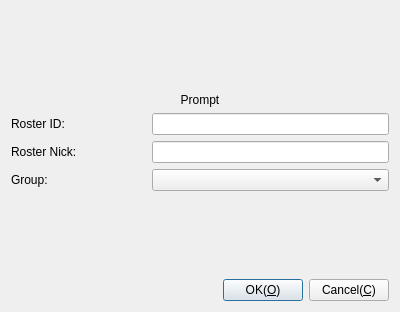
<?xml version="1.0" encoding="UTF-8"?>
<ui version="4.0">
 <class>CDlgAddRoster</class>
 <widget class="QDialog" name="CDlgAddRoster">
  <property name="geometry">
   <rect>
    <x>0</x>
    <y>0</y>
    <width>400</width>
    <height>312</height>
   </rect>
  </property>
  <property name="minimumSize">
   <size>
    <width>0</width>
    <height>0</height>
   </size>
  </property>
  <property name="maximumSize">
   <size>
    <width>16777215</width>
    <height>16777215</height>
   </size>
  </property>
  <property name="windowTitle">
   <string>Add Roster</string>
  </property>
  <property name="windowIcon">
   <iconset resource="../../../Resource/Resource.qrc">
    <normaloff>:/icon/AppIcon</normaloff>:/icon/AppIcon</iconset>
  </property>
  <layout class="QGridLayout" name="gridLayout">
   <item row="0" column="0">
    <spacer name="verticalSpacer">
     <property name="orientation">
      <enum>Qt::Vertical</enum>
     </property>
     <property name="sizeHint" stdset="0">
      <size>
       <width>20</width>
       <height>74</height>
      </size>
     </property>
    </spacer>
   </item>
   <item row="1" column="0" colspan="2">
    <widget class="QLabel" name="lbPrompt">
     <property name="sizePolicy">
      <sizepolicy hsizetype="Preferred" vsizetype="Preferred">
       <horstretch>0</horstretch>
       <verstretch>0</verstretch>
      </sizepolicy>
     </property>
     <property name="minimumSize">
      <size>
       <width>0</width>
       <height>0</height>
      </size>
     </property>
     <property name="maximumSize">
      <size>
       <width>16777215</width>
       <height>16777215</height>
      </size>
     </property>
     <property name="text">
      <string>Prompt</string>
     </property>
     <property name="alignment">
      <set>Qt::AlignCenter</set>
     </property>
    </widget>
   </item>
   <item row="2" column="0" colspan="2">
    <layout class="QHBoxLayout" name="horizontalLayout">
     <item>
      <widget class="QLabel" name="label">
       <property name="sizePolicy">
        <sizepolicy hsizetype="Preferred" vsizetype="Preferred">
         <horstretch>1</horstretch>
         <verstretch>0</verstretch>
        </sizepolicy>
       </property>
       <property name="minimumSize">
        <size>
         <width>135</width>
         <height>0</height>
        </size>
       </property>
       <property name="maximumSize">
        <size>
         <width>16777215</width>
         <height>16777215</height>
        </size>
       </property>
       <property name="text">
        <string>Roster ID:</string>
       </property>
      </widget>
     </item>
     <item>
      <widget class="QLineEdit" name="txtJID">
       <property name="sizePolicy">
        <sizepolicy hsizetype="Preferred" vsizetype="Preferred">
         <horstretch>3</horstretch>
         <verstretch>0</verstretch>
        </sizepolicy>
       </property>
       <property name="minimumSize">
        <size>
         <width>0</width>
         <height>0</height>
        </size>
       </property>
       <property name="maximumSize">
        <size>
         <width>16777215</width>
         <height>16777215</height>
        </size>
       </property>
      </widget>
     </item>
    </layout>
   </item>
   <item row="3" column="0" colspan="2">
    <layout class="QHBoxLayout" name="horizontalLayout_4">
     <item>
      <widget class="QLabel" name="label_2">
       <property name="sizePolicy">
        <sizepolicy hsizetype="Preferred" vsizetype="Preferred">
         <horstretch>1</horstretch>
         <verstretch>0</verstretch>
        </sizepolicy>
       </property>
       <property name="minimumSize">
        <size>
         <width>135</width>
         <height>0</height>
        </size>
       </property>
       <property name="maximumSize">
        <size>
         <width>16777215</width>
         <height>16777215</height>
        </size>
       </property>
       <property name="text">
        <string>Roster Nick:</string>
       </property>
      </widget>
     </item>
     <item>
      <widget class="QLineEdit" name="txtNick">
       <property name="sizePolicy">
        <sizepolicy hsizetype="Preferred" vsizetype="Preferred">
         <horstretch>3</horstretch>
         <verstretch>0</verstretch>
        </sizepolicy>
       </property>
       <property name="minimumSize">
        <size>
         <width>0</width>
         <height>0</height>
        </size>
       </property>
       <property name="maximumSize">
        <size>
         <width>16777215</width>
         <height>16777215</height>
        </size>
       </property>
      </widget>
     </item>
    </layout>
   </item>
   <item row="4" column="0" colspan="2">
    <layout class="QHBoxLayout" name="horizontalLayout_2">
     <item>
      <widget class="QLabel" name="label_3">
       <property name="sizePolicy">
        <sizepolicy hsizetype="Preferred" vsizetype="Preferred">
         <horstretch>1</horstretch>
         <verstretch>0</verstretch>
        </sizepolicy>
       </property>
       <property name="minimumSize">
        <size>
         <width>135</width>
         <height>0</height>
        </size>
       </property>
       <property name="maximumSize">
        <size>
         <width>16777215</width>
         <height>16777215</height>
        </size>
       </property>
       <property name="text">
        <string>Group:</string>
       </property>
      </widget>
     </item>
     <item>
      <widget class="QComboBox" name="txtGroup">
       <property name="sizePolicy">
        <sizepolicy hsizetype="Preferred" vsizetype="Preferred">
         <horstretch>3</horstretch>
         <verstretch>0</verstretch>
        </sizepolicy>
       </property>
       <property name="minimumSize">
        <size>
         <width>0</width>
         <height>0</height>
        </size>
       </property>
      </widget>
     </item>
    </layout>
   </item>
   <item row="5" column="1">
    <spacer name="verticalSpacer_2">
     <property name="orientation">
      <enum>Qt::Vertical</enum>
     </property>
     <property name="sizeHint" stdset="0">
      <size>
       <width>20</width>
       <height>74</height>
      </size>
     </property>
    </spacer>
   </item>
   <item row="6" column="0" colspan="2">
    <layout class="QHBoxLayout" name="horizontalLayout_3">
     <item>
      <spacer name="horizontalSpacer">
       <property name="orientation">
        <enum>Qt::Horizontal</enum>
       </property>
       <property name="sizeHint" stdset="0">
        <size>
         <width>40</width>
         <height>20</height>
        </size>
       </property>
      </spacer>
     </item>
     <item>
      <widget class="QPushButton" name="pbOk">
       <property name="sizePolicy">
        <sizepolicy hsizetype="Preferred" vsizetype="Preferred">
         <horstretch>0</horstretch>
         <verstretch>0</verstretch>
        </sizepolicy>
       </property>
       <property name="minimumSize">
        <size>
         <width>0</width>
         <height>0</height>
        </size>
       </property>
       <property name="toolTip">
        <string>Ok</string>
       </property>
       <property name="text">
        <string>OK(&amp;O)</string>
       </property>
       <property name="icon">
        <iconset resource="../../../Resource/Resource.qrc">
         <normaloff>:/icon/Accept</normaloff>:/icon/Accept</iconset>
       </property>
      </widget>
     </item>
     <item>
      <widget class="QPushButton" name="pbCancel">
       <property name="sizePolicy">
        <sizepolicy hsizetype="Preferred" vsizetype="Preferred">
         <horstretch>0</horstretch>
         <verstretch>0</verstretch>
        </sizepolicy>
       </property>
       <property name="minimumSize">
        <size>
         <width>0</width>
         <height>0</height>
        </size>
       </property>
       <property name="toolTip">
        <string>Cancle</string>
       </property>
       <property name="text">
        <string>Cancel(&amp;C)</string>
       </property>
       <property name="icon">
        <iconset resource="../../../Resource/Resource.qrc">
         <normaloff>:/icon/Cancel</normaloff>:/icon/Cancel</iconset>
       </property>
      </widget>
     </item>
    </layout>
   </item>
  </layout>
 </widget>
 <resources>
  <include location="../../../Resource/Resource.qrc"/>
 </resources>
 <connections/>
</ui>
